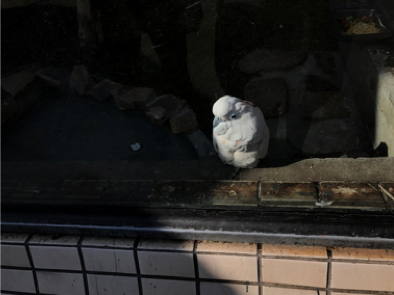
#> input picture Exposure Correction/Resources/GammaTransform/rgb_figure2.png, 394 x 295 px
$ python ProcessRGB.py
#> lines starting #> are read from the running program, lines starting #| are printed output that depends on the picture
### Exposure Correction/src/GammaTransform/GammaTransform.py
'''
@program: GammaTransform.py

@description: Gamma变换核心代码

@author: doubleZ

@create: 2019/11/09
'''

import matplotlib.pyplot as plt         # plt 用于显示图片
import matplotlib.image as mpimg        # mpimg 用于读取图片


def GammaTransform(I, gamma):
    '''
    @description: 使用numpy直接对图片进行Gamma变换

    @params I: 原图
    @params gamma: Gamma变换参数

    @return : Gamma变换后的图像
    '''
    c = 255 / (255**gamma)
    J = c * I**gamma
    return J


# [8 lines that do not run on import are left out]

### Exposure Correction/src/GammaTransform/ProcessRGB.py
'''
@program: ProcessRGB.py

@description: 利用Gamma变换处理rgb图像

@author: doubleZ

@create: 2019/11/09
'''


import matplotlib.pyplot as plt
import matplotlib.image as mpimg
from src.GammaTransform.GammaTransform import GammaTransform
import numpy as np

def process_rgb(filename):
    I = mpimg.imread(filename)
#> I is the input picture: shape (295, 394, 4) float32; mean R, G, B, A 0.15, 0.142, 0.13, 0.999
    plt.figure()
    plt.imshow(I)

    # 提取三通道像素信息
    rI, gI, bI = I[:, :, 0], I[:, :, 1], I[:, :, 2]
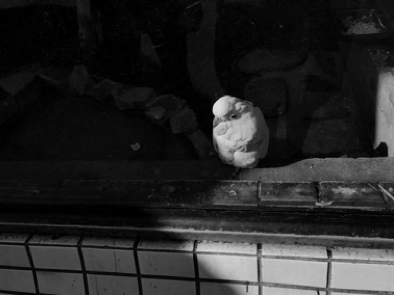
#> rI: shape (295, 394) float32; min 0, max 0.882, mean 0.15
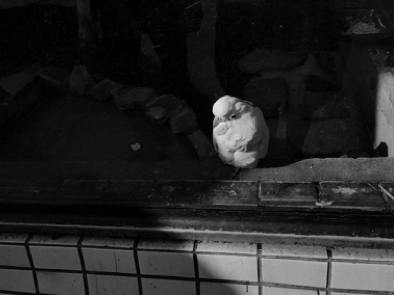
#> gI: shape (295, 394) float32; min 0, max 0.89, mean 0.142
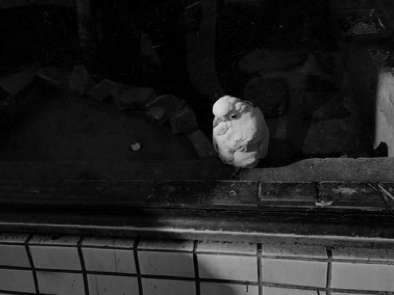
#> bI: shape (295, 394) float32; min 0, max 0.867, mean 0.13

    # 设置gamma的三个分量值
    gamma_r, gamma_g, gamma_b = 1, 1, 1
    rJ, gJ, bJ = GammaTransform(rI, gamma_r), GammaTransform(gI, gamma_g), GammaTransform(bI, gamma_b)

    # 将三个通道进行深度组合
    J = np.dstack((rJ, gJ, bJ))
    plt.figure()
    plt.imshow(J)

    # plt.axis('off')
    plt.show()


if __name__ == '__main__':
    process_rgb('../../Resources/GammaTransform/rgb_figure2.png')

$ run again, with Exposure Correction/Resources/GammaTransform/rgb_figure1.png copied over Exposure Correction/Resources/GammaTransform/rgb_figure2.png
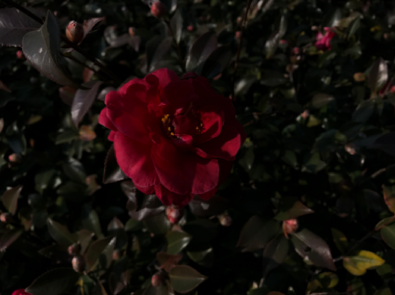
#> input picture Exposure Correction/Resources/GammaTransform/rgb_figure1.png, 395 x 295 px
#> in process_rgb, I is the input picture: shape (295, 395, 4) float32; mean R, G, B, A 0.0899, 0.0576, 0.044, 1
#> in process_rgb, `rI, gI, bI = I[:, :, 0], I[:, :, 1], I[:, :, 2]`:
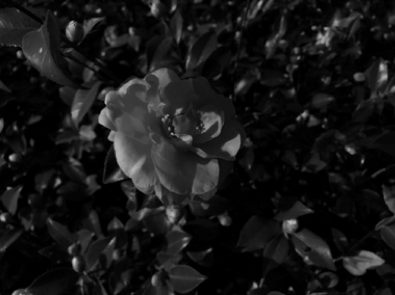
#> rI: shape (295, 395) float32; min 0, max 0.788, mean 0.09
#> in process_rgb, `rI, gI, bI = I[:, :, 0], I[:, :, 1], I[:, :, 2]`:
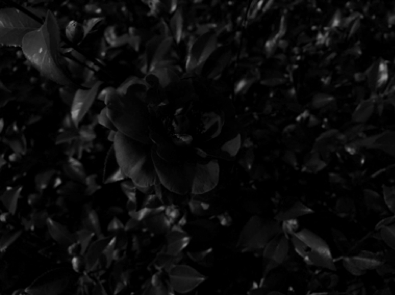
#> bI: shape (295, 395) float32; min 0, max 0.592, mean 0.044
